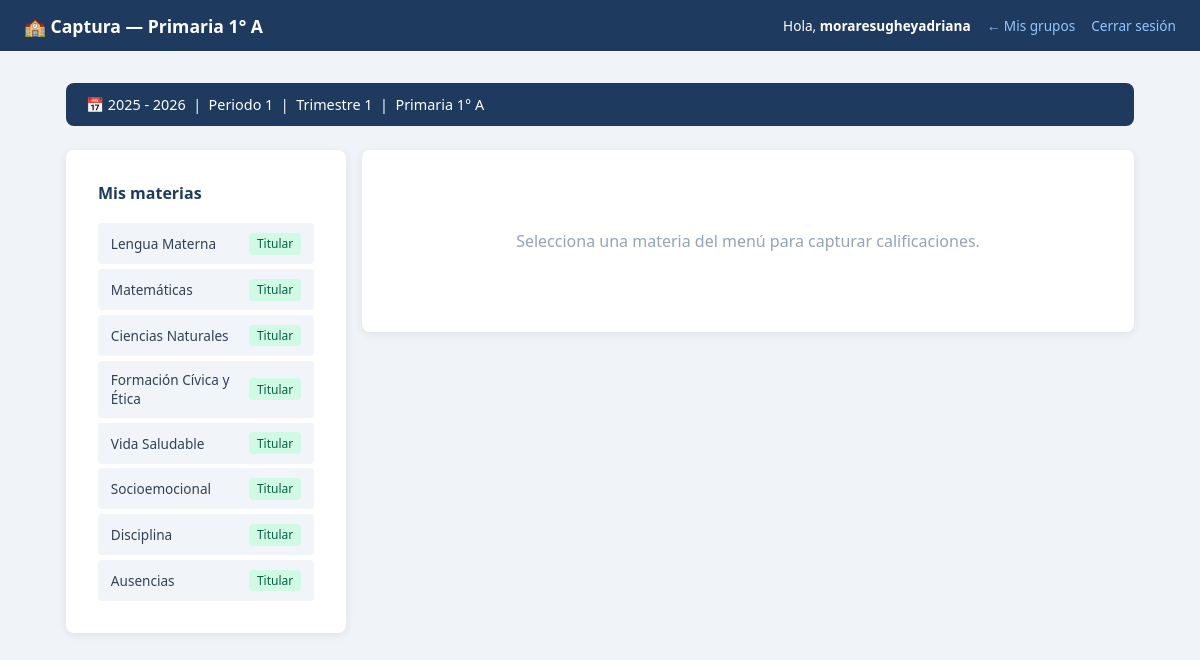
The app's page /maestro/captura.php?seccion=primaria&grado=1&grupo=A (signed in), older data.
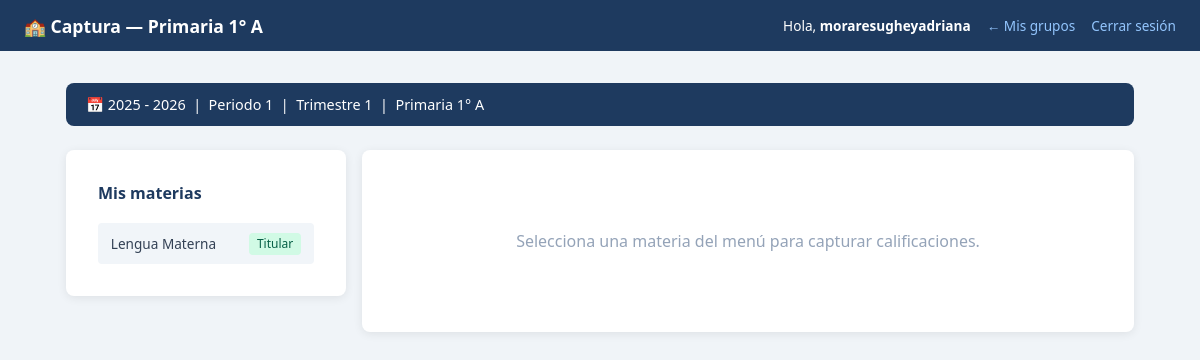
The same page, newer data.
### tables this page shows
CREATE TABLE `ciclos_escolares` (
  `id` int(10) unsigned NOT NULL AUTO_INCREMENT,
  `nombre` varchar(30) NOT NULL,
  `fecha_inicio` date NOT NULL,
  `fecha_fin` date NOT NULL,
  `activo` tinyint(1) NOT NULL DEFAULT 0,
  `creado_en` timestamp NOT NULL DEFAULT current_timestamp(),
  PRIMARY KEY (`id`),
  UNIQUE KEY `nombre` (`nombre`)
);

CREATE TABLE `periodos_apertura` (
  `id` int(10) unsigned NOT NULL AUTO_INCREMENT,
  `ciclo_id` int(10) unsigned NOT NULL,
  `periodo` tinyint(3) unsigned NOT NULL COMMENT '1 al 6',
  `abierto` tinyint(1) NOT NULL DEFAULT 0,
  `abierto_en` datetime DEFAULT NULL,
  `cerrado_en` datetime DEFAULT NULL,
  PRIMARY KEY (`id`),
  UNIQUE KEY `uk_ciclo_periodo` (`ciclo_id`,`periodo`),
  CONSTRAINT `fk_periodo_ciclo` FOREIGN KEY (`ciclo_id`) REFERENCES `ciclos_escolares` (`id`)
);

CREATE TABLE `asignaciones` (
  `id` int(10) unsigned NOT NULL AUTO_INCREMENT,
  `ciclo_id` int(10) unsigned NOT NULL,
  `materia_id` int(10) unsigned NOT NULL,
  `campo_formativo_id` int(10) unsigned DEFAULT NULL COMMENT 'NULL para Higiene',
  `seccion` enum('maternal','preescolar','primaria','secundaria') NOT NULL,
  `grado` tinyint(3) unsigned NOT NULL,
  `grupo` varchar(10) NOT NULL DEFAULT 'A',
  `orden` tinyint(3) unsigned NOT NULL DEFAULT 0 COMMENT 'Orden en la boleta',
  `activo` tinyint(1) NOT NULL DEFAULT 1,
  `creado_en` datetime NOT NULL DEFAULT current_timestamp(),
  `created_at` timestamp NOT NULL DEFAULT current_timestamp(),
  PRIMARY KEY (`id`),
  UNIQUE KEY `uk_asignacion` (`ciclo_id`,`materia_id`,`seccion`,`grado`,`grupo`),
  KEY `fk_asig_materia` (`materia_id`),
  KEY `fk_asig_campo` (`campo_formativo_id`),
  CONSTRAINT `fk_asig_campo` FOREIGN KEY (`campo_formativo_id`) REFERENCES `campos_formativos` (`id`),
  CONSTRAINT `fk_asig_ciclo` FOREIGN KEY (`ciclo_id`) REFERENCES `ciclos_escolares` (`id`),
  CONSTRAINT `fk_asig_materia` FOREIGN KEY (`materia_id`) REFERENCES `materias` (`id`)
);

CREATE TABLE `materias` (
  `id` int(10) unsigned NOT NULL AUTO_INCREMENT,
  `nombre` varchar(80) NOT NULL,
  `campo_formativo_id` int(10) unsigned DEFAULT NULL,
  `es_ingles` tinyint(1) NOT NULL DEFAULT 0,
  `es_artes` tinyint(1) NOT NULL DEFAULT 0,
  `es_higiene` tinyint(1) NOT NULL DEFAULT 0,
  `es_disciplina` tinyint(1) NOT NULL DEFAULT 0,
  `es_ausencias` tinyint(1) NOT NULL DEFAULT 0,
  `grupo_visual` varchar(30) DEFAULT NULL COMMENT 'base|ciencias|ingles|artes|cocurriculares|higiene|disciplina|ausencias',
  `activo` tinyint(1) NOT NULL DEFAULT 1,
  `creado_en` datetime NOT NULL DEFAULT current_timestamp(),
  PRIMARY KEY (`id`),
  KEY `fk_materia_campo` (`campo_formativo_id`),
  CONSTRAINT `fk_materia_campo` FOREIGN KEY (`campo_formativo_id`) REFERENCES `campos_formativos` (`id`)
);

### models/CalificacionModel.php (called while the page is built, shortened)
<?php
class CalificacionModel {
    private mysqli $db;
    public function __construct(mysqli $db) {
        $this->db = $db;
    }
    public function obtenerGruposDeProfesor(int $profesorId, int $cicloId): array {
        $stmt = $this->db->prepare("
            SELECT DISTINCT a.seccion, a.grado, a.grupo
            FROM asignaciones a
            JOIN asignacion_maestros am ON am.asignacion_id = a.id
            WHERE am.profesor_id = ? AND a.ciclo_id = ? AND a.activo = 1 AND am.activo = 1
            ORDER BY a.seccion, a.grado, a.grupo
        ");
        $stmt->bind_param('ii', $profesorId, $cicloId);
        $stmt->execute();
        return $stmt->get_result()->fetch_all(MYSQLI_ASSOC);
    }
    public function obtenerMateriasDeProfesor(int $profesorId, int $cicloId, string $seccion, int $grado, string $grupo): array {
        $stmt = $this->db->prepare("
            SELECT a.id AS asignacion_id,
                   m.nombre AS materia_nombre,
                   m.es_ingles,
                   m.es_artes,
                   m.es_higiene,
                   m.es_ausencias,
                   am.es_titular
            FROM asignaciones a
            JOIN materias m ON m.id = a.materia_id
            JOIN asignacion_maestros am ON am.asignacion_id = a.id
            WHERE am.profesor_id = ?
              AND a.ciclo_id = ?
              AND a.seccion = ?
              AND a.grado = ?
              AND a.grupo = ?
              AND a.activo = 1
              AND am.activo = 1
            ORDER BY a.orden ASC
        ");
        $stmt->bind_param('iisis', $profesorId, $cicloId, $seccion, $grado, $grupo);
        $stmt->execute();
        return $stmt->get_result()->fetch_all(MYSQLI_ASSOC);
    }
}

### models/ProfesorModel.php (called while the page is built, shortened)
<?php
class ProfesorModel {
    private mysqli $db;
    public function __construct(mysqli $db, UserModel $userModel) {
        $this->db        = $db;
    }
    public function obtenerPorUserId(int $userId): ?array {
        $stmt = $this->db->prepare(
            "SELECT * FROM profesores WHERE user_id = ? LIMIT 1"
        );
        $stmt->bind_param('i', $userId);
        $stmt->execute();
        $res = $stmt->get_result();
        return $res->num_rows > 0 ? $res->fetch_assoc() : null;
    }
}

### models/CicloModel.php (called while the page is built, shortened)
<?php
class CicloModel {
    private mysqli $db;
    public function __construct(mysqli $db) {
        $this->db = $db;
    }
    public function obtenerActivo(): ?array {
        $res = $this->db->query(
            "SELECT id, nombre, fecha_inicio, fecha_fin
             FROM ciclos_escolares WHERE activo = 1 LIMIT 1"
        );
        return ($res && $res->num_rows > 0) ? $res->fetch_assoc() : null;
    }
}

### models/PeriodoAperturaModel.php (called while the page is built, shortened)
<?php
class PeriodoAperturaModel {
    private mysqli $db;
    public function __construct(mysqli $db) {
        $this->db = $db;
    }
    public function obtenerAbierto(int $cicloId): ?array {
        $stmt = $this->db->prepare("
            SELECT id, periodo FROM periodos_apertura
            WHERE ciclo_id = ? AND abierto = 1 LIMIT 1
        ");
        $stmt->bind_param('i', $cicloId);
        $stmt->execute();
        $res = $stmt->get_result();
        return $res->num_rows > 0 ? $res->fetch_assoc() : null;
    }
}

### maestro/captura.php (the view, shortened to what this page needs)
<?php
require_once __DIR__ . '/../models/ProfesorModel.php';
require_once __DIR__ . '/../models/CicloModel.php';
require_once __DIR__ . '/../models/PeriodoAperturaModel.php';
require_once __DIR__ . '/../models/CalificacionModel.php';
$db            = getConexion();
$profModelo    = new ProfesorModel($db, new UserModel($db));
$cicloModelo   = new CicloModel($db);
$periodoModelo = new PeriodoAperturaModel($db);
$calModelo     = new CalificacionModel($db);
$profesor = $profModelo->obtenerPorUserId((int)$_SESSION['user_id']);
$cicloActivo    = $cicloModelo->obtenerActivo();
$periodoAbierto = $cicloActivo ? $periodoModelo->obtenerAbierto((int)$cicloActivo['id']) : null;
$seccion = trim($_GET['seccion'] ?? '');
$grado   = (int)($_GET['grado']  ?? 0);
$grupo   = trim($_GET['grupo']   ?? '');
$periodo = (int)$periodoAbierto['periodo'];
$grupos      = $calModelo->obtenerGruposDeProfesor((int)$profesor['id'], (int)$cicloActivo['id']);
$materias = $calModelo->obtenerMateriasDeProfesor(
    (int)$profesor['id'], (int)$cicloActivo['id'], $seccion, $grado, $grupo
);
$materiaActual = null;
$asignacionId  = (int)($_GET['asignacion_id'] ?? $_POST['asignacion_id'] ?? 0);
$alumnos     = [];
$pageTitle = 'Captura — ' . ucfirst($seccion) . ' ' . $grado . '° ' . $grupo;
$backLabel  = '← Mis grupos';
$backLink   = 'dashboard.php';
include __DIR__ . '/../includes/header.php';
?>
<main class="container">
  <div class="ciclo-banner">
    <span class="ciclo-banner__label">
      📅 <?= htmlspecialchars($cicloActivo['nombre']) ?>
      &nbsp;|&nbsp; Periodo <?= $periodo ?>
      &nbsp;|&nbsp; Trimestre <?= (int)ceil($periodo / 2) ?>
      &nbsp;|&nbsp; <?= ucfirst($seccion) ?> <?= $grado ?>° <?= $grupo ?>
    </span>
  </div>
  <div class="captura-layout">
    <aside class="materias-sidebar">
      <div class="card">
        <h3 class="section-title" style="font-size:1rem;">Mis materias</h3>
        <nav class="materias-nav">
          <?php foreach ($materias as $m): ?>
            <a href="captura.php?seccion=<?= $seccion ?>&grado=<?= $grado ?>&grupo=<?= $grupo ?>&asignacion_id=<?= $m['asignacion_id'] ?>"
               class="materia-nav-link <?= ((int)$m['asignacion_id'] === $asignacionId) ? 'active' : '' ?>">
              <?= htmlspecialchars($m['materia_nombre']) ?>
              <?php if (!empty($m['es_titular'])): ?>
                <span class="badge badge--active">Titular</span>
              <?php endif; ?>
            </a>
          <?php endforeach; ?>
        </nav>
      </div>
    </aside>
    <section class="captura-main">
      <?php if (!$materiaActual): ?>
        <div class="card">
          <p class="empty-state">Selecciona una materia del menú para capturar calificaciones.</p>
        </div>
      <?php elseif (empty($alumnos)): ?>
        <div class="card">
          <p class="empty-state">No hay alumnos registrados en este grupo.</p>
        </div>
      <?php endif; ?>
    </section>
  </div>
</main>
<?php include __DIR__ . '/../includes/footer.php'; ?>

### includes/header.php (shortened to what this page needs)
<?php
$backLabel = $backLabel ?? '← Menú';
$backLink  = $backLink  ?? '';
?>
<!DOCTYPE html>
<html lang="es">
<head>
  <link rel="stylesheet" href="/proyecto/css/style.css">
</head>
<body>
<header class="site-header">
  <span class="site-header__title">
    🏫 <?= htmlspecialchars($pageTitle ?? 'Sistema Escolar') ?>
  </span>
  <nav class="site-header__nav" aria-label="Navegación de cabecera">
    <?php if (!empty($_SESSION['username'])): ?>
      <span>Hola, <strong><?= htmlspecialchars($_SESSION['username']) ?></strong></span>
    <?php endif; ?>
    <?php if ($backLink !== ''): ?>
      <a href="<?= htmlspecialchars($backLink) ?>"><?= htmlspecialchars($backLabel) ?></a>
    <?php endif; ?>
    <?php if (!empty($_SESSION['user_id'])): ?>
      <a href="/proyecto/logout.php">Cerrar sesión</a>
    <?php endif; ?>
  </nav>
</header>

### includes/footer.php (shortened to what this page needs)
</body>
</html>

### css/style.css (style rules this page uses)
:root { --color-primary: #1e3a5f; --color-primary-h: #2d5282; --color-accent: #3b82f6; --color-bg: #f0f4f8; --color-surface: #ffffff; --color-border: #e2e8f0; --color-text: #334155; --color-muted: #64748b; --color-placeholder:#94a3b8; --color-success-bg: #d1fae5; --color-success-tx: #065f46; --color-error-bg: #fee2e2; --color-error-tx: #991b1b; --color-warn-bg: #fef3c7; --color-warn-tx: #92400e; --color-info-bg: #eff6ff; --color-info-tx: #1e3a5f; --color-badge-bg: #dbeafe; --color-badge-tx: #1d4ed8; --radius: 8px; --radius-sm: 4px; --shadow: 0 2px 10px rgba(0,0,0,.08); --shadow-lg: 0 6px 18px rgba(0,0,0,.12); --font: 'Segoe UI', system-ui, sans-serif; }
*, *::before, *::after { box-sizing: border-box; margin: 0; padding: 0; }
body { font-family: var(--font); background: var(--color-bg); color: var(--color-text); min-height: 100vh; }
.container { max-width: 1100px; margin: 2rem auto; padding: 0 1rem; }
.site-header { background: var(--color-primary); color: #fff; display: flex; align-items: center; justify-content: space-between; padding: .85rem 1.5rem; }
.site-header__title { font-size: 1.1rem; font-weight: 600; }
.site-header__nav { display: flex; align-items: center; gap: 1rem; font-size: .85rem; }
.site-header__nav a { color: #93c5fd; text-decoration: none; }
.card { background: var(--color-surface); border-radius: var(--radius); box-shadow: var(--shadow); padding: 2rem; }
.section-title { color: var(--color-primary); margin-bottom: 1.2rem; font-size: 1.25rem; }
.badge { display: inline-block; background: var(--color-badge-bg); color: var(--color-badge-tx); border-radius: var(--radius-sm); padding: .15rem .5rem; font-size: .75rem; }
.badge--active { background: #d1fae5; color: #065f46; }
.empty-state { text-align: center; padding: 3rem; color: var(--color-placeholder); }
.ciclo-banner { display: flex; align-items: center; gap: .75rem; background: var(--color-primary); color: #fff; border-radius: var(--radius); padding: .75rem 1.25rem; margin-bottom: 1.5rem; font-size: .9rem; }
.ciclo-banner__label { flex: 1; }
.captura-layout { display: grid; grid-template-columns: 240px 1fr; gap: 1.5rem; align-items: start; }
.materias-sidebar { position: sticky; top: 1rem; }
.materias-nav { display: flex; flex-direction: column; gap: 0.3rem; }
.materia-nav-link { display: flex; justify-content: space-between; align-items: center; padding: 0.6rem 0.8rem; background: #f1f5f9; border-radius: var(--radius-sm); text-decoration: none; color: var(--color-text); font-size: 0.85rem; transition: all 0.15s; }

### maestro/captura.php (style rules this page uses)
.captura-layout { display:flex; gap:1rem; }
.materias-sidebar { width:280px; flex-shrink:0; }
.captura-main { flex:1; min-width:0; }

Row changes from the older to the newer data that the page shows:
removed asignaciones: materia.nombre "Matemáticas"
removed asignaciones: materia.nombre "Ciencias Naturales"
removed asignaciones: materia.nombre "Formación Cívica y Ética"
removed asignaciones: materia.nombre "Vida Saludable"
removed asignaciones: materia.nombre "Socioemocional"
removed asignaciones: materia.nombre "Disciplina"
removed asignaciones: materia.nombre "Ausencias"
